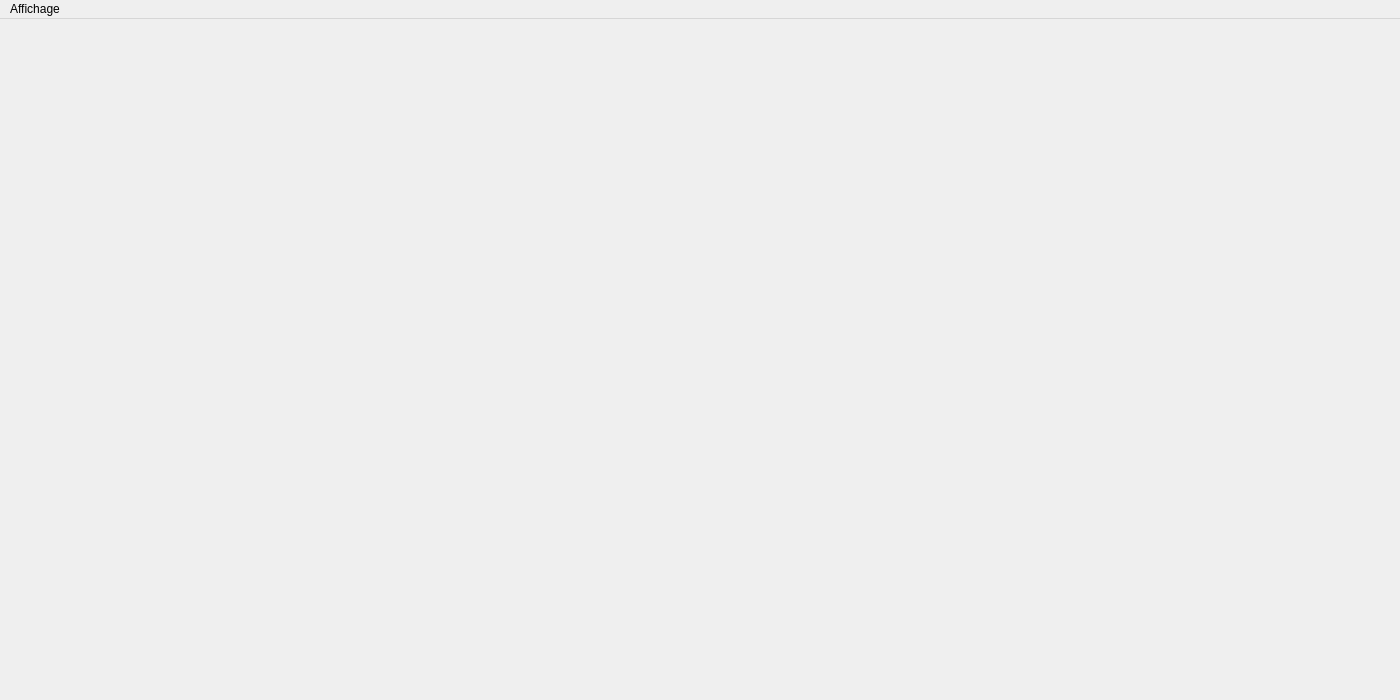
<?xml version="1.0" encoding="UTF-8"?>
<ui version="4.0">
 <class>Titanic</class>
 <widget class="QMainWindow" name="Titanic">
  <property name="geometry">
   <rect>
    <x>0</x>
    <y>0</y>
    <width>1400</width>
    <height>700</height>
   </rect>
  </property>
  <property name="windowTitle">
   <string>Titanic</string>
  </property>
  <widget class="QWidget" name="centralwidget"/>
  <widget class="QMenuBar" name="menuBar">
   <property name="geometry">
    <rect>
     <x>0</x>
     <y>0</y>
     <width>1400</width>
     <height>21</height>
    </rect>
   </property>
   <widget class="QMenu" name="menuAffichage">
    <property name="title">
     <string>Affichage</string>
    </property>
    <addaction name="actionRatioHF"/>
    <addaction name="actionCate"/>
    <addaction name="actionAgeCate"/>
   </widget>
   <addaction name="menuAffichage"/>
  </widget>
  <action name="actionRatioHF">
   <property name="text">
    <string>Ratio H/F</string>
   </property>
  </action>
  <action name="actionCate">
   <property name="text">
    <string>Catégorie</string>
   </property>
  </action>
  <action name="actionAgeCate">
   <property name="text">
    <string>Age/Catégorie</string>
   </property>
  </action>
 </widget>
 <resources/>
 <connections/>
</ui>
